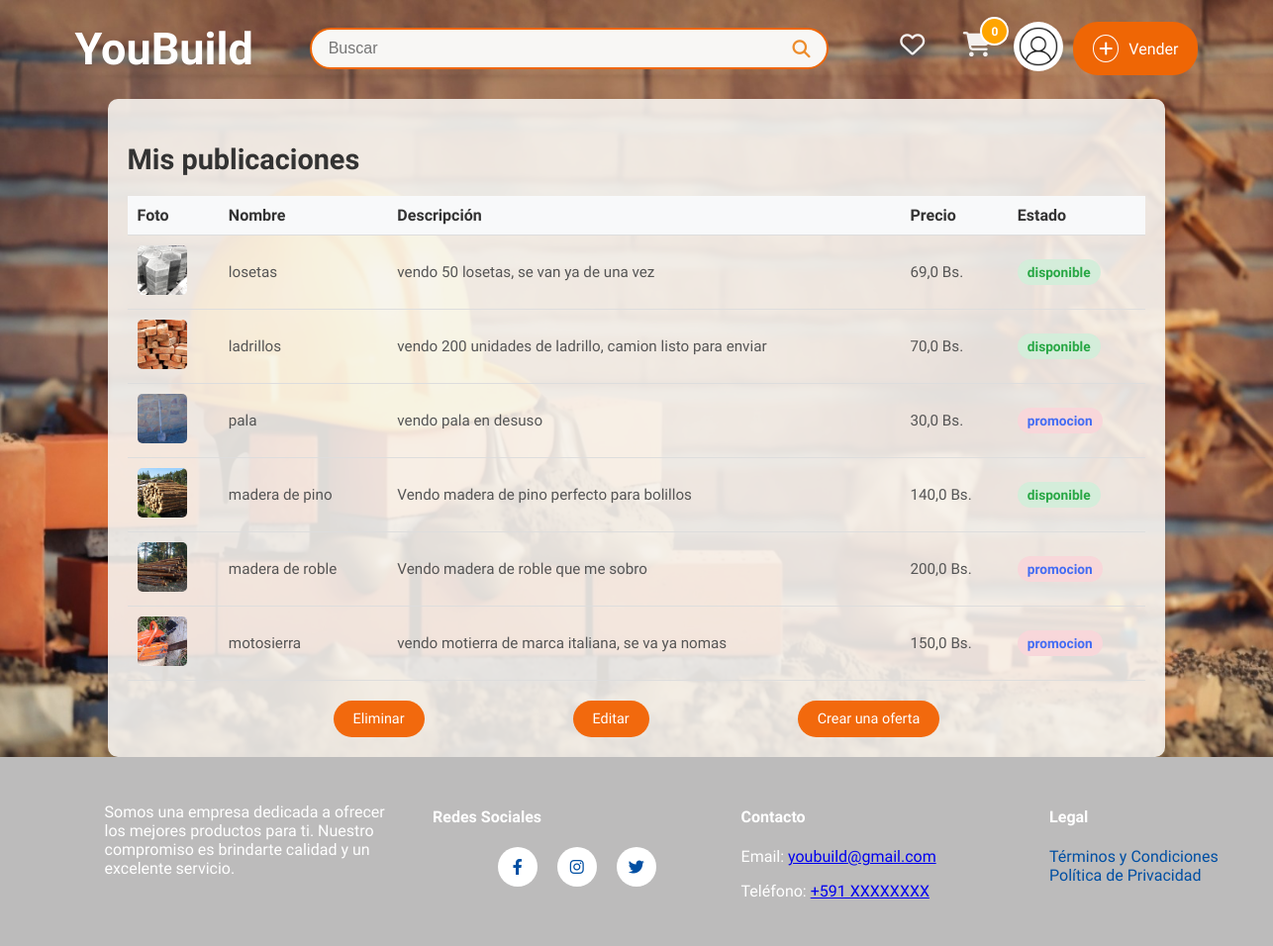
The app's page /mis-publicaciones/ (signed in), older data.
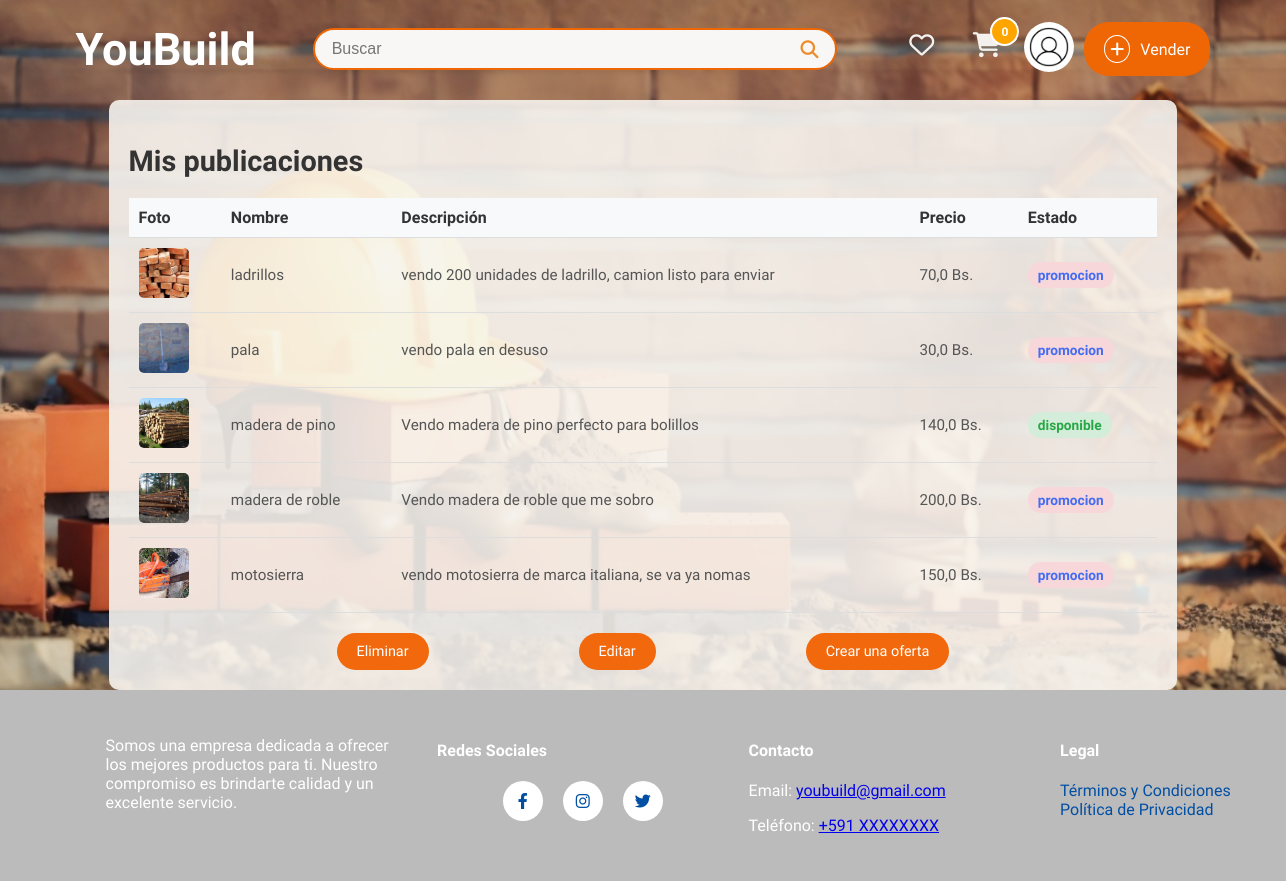
The same page, newer data.
### sistema/models.py (models this page shows, shortened)
class ProductoDb(models.Model):
    ESTADO_CHOICES = [
        ('disponible', 'Disponible'),
        ('promocion', 'En Promoción'),
        ('vendido', 'Vendido'),
    ]
    nombre = models.CharField(max_length=50, verbose_name="Nombre")
    detalle = models.TextField(max_length=500, verbose_name="Detalle")
    precio = models.FloatField(verbose_name="Precio", validators=[MinValueValidator(0.0), MaxValueValidator(99999.9)])
    descuento = models.FloatField(default=0.0, validators=[MinValueValidator(0.0), MaxValueValidator(100.0)], verbose_name="Descuento (%)")
    estado = models.CharField(max_length=10, choices=ESTADO_CHOICES, default='disponible', verbose_name="Estado del Producto")
    fecha_inicio_promocion = models.DateTimeField(null=True, blank=True, verbose_name="Inicio de Promoción")
    fecha_fin_promocion = models.DateTimeField(null=True, blank=True, verbose_name="Fin de Promoción")
    disponible = models.BooleanField(default=True, verbose_name="Disponible para la venta")  # Para activar o desactivar el producto manualmente
    categoria_fk = models.ForeignKey(CategoriaDb, on_delete=models.CASCADE, null=True, blank=True)
    usuario_fk = models.ForeignKey(UsuarioDB, on_delete=models.CASCADE, null=True, blank=True)
    municipio_fk = models.ForeignKey(MunicipioDB, on_delete=models.CASCADE, null=True, blank=True, verbose_name="Municipio")
    direccion_1 = models.CharField(max_length=255, verbose_name="Dirección 1", null=True, blank=True)
    visitas = models.PositiveIntegerField(default=0, verbose_name="Visitas")
    cantidad = models.IntegerField(default=1)
    class Meta:
        db_table = "productos"
        verbose_name = "Producto"
        verbose_name_plural = "Productos"

class ImagenProductoDB(models.Model):
    producto_fk = models.ForeignKey(ProductoDb, on_delete=models.CASCADE, related_name="imagenes")
    imagen = models.ImageField(upload_to="productos", null=True)
    class Meta:
        verbose_name = "Imagen"
        verbose_name_plural = "Imágenes"

### sistema/views.py (the view)
# urls.py: path("mis-publicaciones/", publicaciones_usuario_view, name="mis_publicaciones"),
@login_required
def publicaciones_usuario_view(request):
    usuario = request.user.usuariodb  # Obtiene el perfil de usuario
    productos = ProductoDb.objects.filter(usuario_fk=usuario)
    return render(request, "Mis_publiccaciones.html", {
        'mis_productos': productos,
        'usuario': usuario
    })

### sistema/context_processors.py (called while the page is built)
def cart_count(request):
    if request.user.is_authenticated:  # Only fetch the cart count for logged-in users
        try:
            usuario = request.user.usuariodb
            cart_count = CarritoProductoDB.objects.filter(carrito_fk__usuario_fk=usuario).aggregate(
                total_quantity=Sum('cantidad')
            )['total_quantity'] or 0
        except UsuarioDB.DoesNotExist:
            cart_count = 0
    else:
        cart_count = 0
    return {'cart_count': cart_count}

def user_profile(request):
    if request.user.is_authenticated:
        return {"usuario": request.user.usuariodb}
    return {}

### sistema/templates/Mis_publiccaciones.html (shortened to what this page needs)
<!DOCTYPE html>
{% extends 'layoutReg.html' %}
{% load static %}
{% block extra_styles %}
<link rel="stylesheet" href="https://cdnjs.cloudflare.com/ajax/libs/font-awesome/6.4.0/css/all.min.css" />
<link rel="stylesheet" href="{% static 'publicaciones.css' %}" />
{% endblock %}
{% block content %}
<div class="publicaciones-container">
    <h2>Mis publicaciones</h2>
    <table class="tabla-publicaciones">
        <thead>
            <tr>
                <th>Foto</th>
                <th>Nombre</th>
                <th>Descripción</th>
                <th>Precio</th>
                <th>Estado</th>
            </tr>
        </thead>
        <tbody id="publicaciones-tbody">
            {% for producto in mis_productos %}
            <tr class="fila-publicacion" data-id="{{ producto.id }}">
                <td>
                    <img src="{{ producto.imagenes.first.imagen.url }}" alt="{{ producto.nombre }}" class="imagen-producto" />
                </td>
                <td>{{ producto.nombre }}</td>
                <td>{{ producto.detalle }}</td>
                <td>{{ producto.precio }} Bs.</td>
                <td>
                    <span class="estado {{ producto.estado|lower }}">{{ producto.estado }}</span>
                </td>
            </tr>
            {% empty %}
            <tr>
                <td colspan="5">No tienes publicaciones aún.</td>
            </tr>
            {% endfor %}
        </tbody>
    </table>
    <div class="botones-acciones">
        <button class="btn-eliminar" id="btnEliminar">Eliminar</button>
        <button class="btn-editar" id="btnEditar">Editar</button>
        <button class="btn-oferta" id="btnEliminar">Crear una oferta</button>
    </div>
</div>
{% endblock %}

Row changes from the older to the newer data that the page shows:
removed ProductoDb: imagenes.first.imagen (picture), nombre "losetas", detalle "vendo 50 losetas, se van ya de una vez", precio "69,0", estado "disponible"
changed ProductoDb "ladrillos": estado "disponible" → "promocion"
changed ProductoDb "motosierra": detalle "vendo motierra de marca italiana, se va ya nomas" → "vendo motosierra de marca italiana, se va ya nomas"
